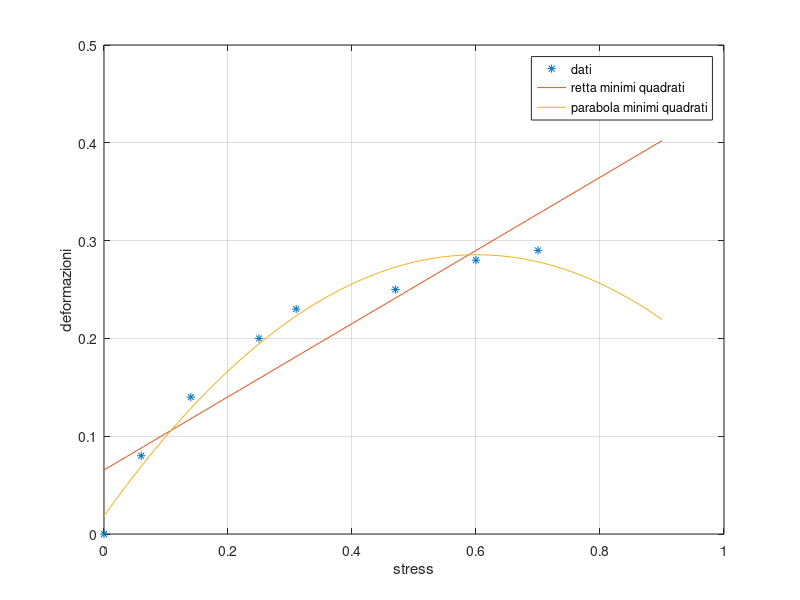

Recreate this plot in MATLAB.
clear
clc
close all

sigma = [0.00 0.06 0.14 0.25 0.31 0.47 0.60 0.70];
epsilon = [0.00 0.08 0.14 0.20 0.23 0.25 0.28 0.29];
%retta minimi quadrati
coeff = polyfit(sigma,epsilon,1);
%formule coefficienti retta minimi quadrati
q = (sum(epsilon).*sum(sigma.^2)-sum(sigma)*(sum(sigma.*epsilon)))./...
(length(sigma)*sum(sigma.^2)-(sum(sigma)^2));

m = (length(sigma)*(sum(sigma.*epsilon))-sum(sigma)*sum(epsilon))./...
    (length(sigma)*sum(sigma.^2)-(sum(sigma)^2));


retta = polyval(coeff,0.9);

plot(sigma,epsilon,'*');
hold on;
x = linspace(0.00,0.9);
plot(x,polyval(coeff,x));
%interpolazione semplice
coeff2 = polyfit(sigma,epsilon,length(sigma)-1); 
%plot(x,polyval(coeff2,x));
%parabola minimi quadrati
coeff3 = polyfit(sigma,epsilon,2);
plot(x,polyval(coeff3,x));

legend('dati','retta minimi quadrati','parabola minimi quadrati')
grid on
xlabel('stress')
ylabel('deformazioni')


